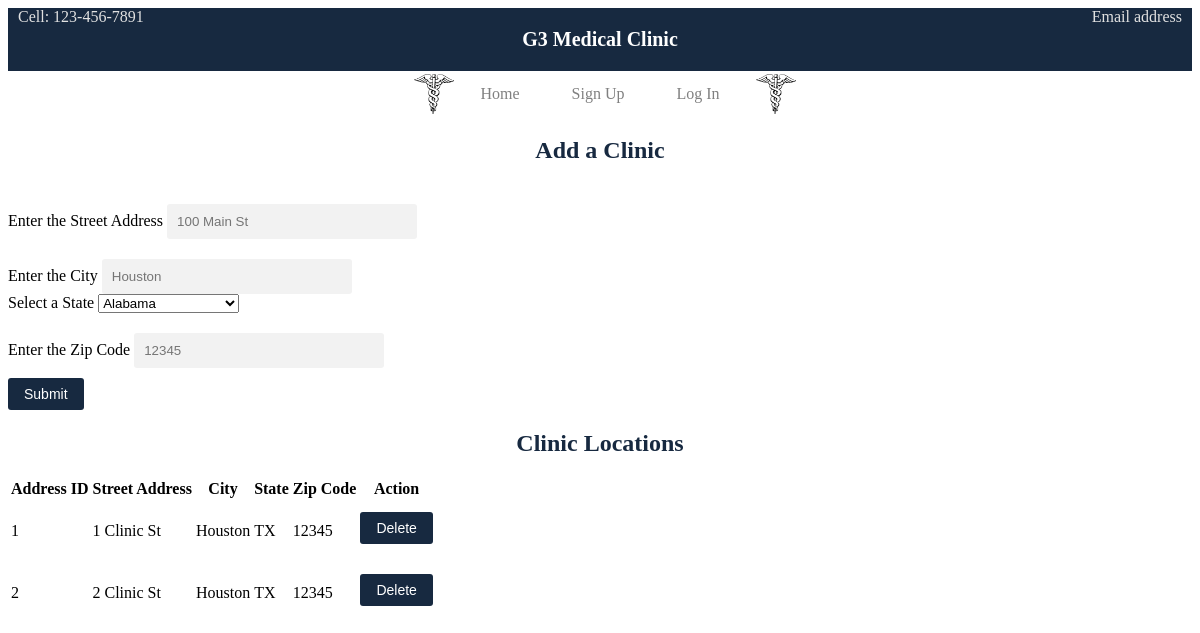
Page /clinicadd.php on the committed database.
### tables this page shows
CREATE TABLE `Address` (
  `address_ID` int(11) NOT NULL,
  `street_address` varchar(45) NOT NULL,
  `apt_num` varchar(20) DEFAULT NULL,
  `city` varchar(20) NOT NULL,
  `state` varchar(20) NOT NULL,
  `zip_code` varchar(20) NOT NULL,
  `office_add` tinyint(1) NOT NULL DEFAULT 0,
  `deleted_flag` tinyint(1) NOT NULL DEFAULT 0
);

### includes/functions.inc.php (called while the page is built, shortened)
<?php
function viewClinicLocations($conn) {
  $officeAdd = 1;
  $sql = "SELECT * FROM Address WHERE office_add = ? AND deleted_flag = false;";
  $stmt = mysqli_stmt_init($conn);
  if (!mysqli_stmt_prepare($stmt, $sql)) {
    header("location: ../dept.php?error=viewstmtfailed");
    exit();
  }
  mysqli_stmt_bind_param($stmt, "i", $officeAdd);
  mysqli_stmt_execute($stmt);
  $result = mysqli_stmt_get_result($stmt);
  return $result;
}

### clinicadd.php (the view, shortened to what this page needs)
<?php
  include_once 'header.php';
?>
<div class='clinic-form'>
  <h2>Add a Clinic</h2>
  <form action='/medical-clinic/includes/clinicadd.inc.php' method='post'>
      <div class='form-element'>
        <label for='street-add'>Enter the Street Address</label>
        <input type='text' name='street-add' id='street-add' placeholder='100 Main St' required/>
      </div>
      <div class='form-element'>
        <label for='city'>Enter the City</label>
        <input type='text' name='city' id='city' placeholder='Houston'/>
      </div>
      <div class='form-element'>
        <label for='state'>Select a State</label>
        <select name='state' id='state' required>
          <option value="AL">Alabama</option>
        </select>
      </div>
      <div class='form-element'>
        <label for='zip'>Enter the Zip Code</label>
        <input type='text' name='zip' id='zip' placeholder='12345' required/>
      </div>
      <div class='submit-btn'>
        <button type='submit' name='submit'>Submit</button>
      </div>
    </form>
</div>
<?php
  require_once 'includes/dbh.inc.php';
  require_once 'includes/functions.inc.php';
  $result = viewClinicLocations($conn);
?>
<div>
  <h2>Clinic Locations</h2>
  <table>
    <tr>
      <th>Address ID</th>
      <th>Street Address</th>
      <th>City</th>
      <th>State</th>
      <th>Zip Code</th>
      <th>Action</th>
    </tr>
    <?php
      while ($row = mysqli_fetch_assoc($result)) {
        $addID = $row["address_ID"];
        $streetAdd = $row["street_address"];
        $city = $row["city"];
        $state = $row["state"];
        $zip = $row["zip_code"];
    ?>
        <tr>
          <td><?php echo $addID?></td>
          <td><?php echo $streetAdd?></td>
          <td><?php echo $city?></td>
          <td><?php echo $state?></td>
          <td><?php echo $zip?></td>
          <td>
          <form action='/medical-clinic/delete.php' method='post'>
          <div class='submit-btn'>
            <button type='submit' name='submit'>Delete</button>
          </div>
        </form>
          </td>
        </tr>
    <?php
      }
    ?>
  </table>
</div>
<?php
  include_once 'footer.php';
?>

### rows in the picture
address: address_ID "1", street_address "1 Clinic St", city "Houston", state "TX", zip_code "12345"
address: address_ID "2", street_address "2 Clinic St", city "Houston", state "TX", zip_code "12345"
